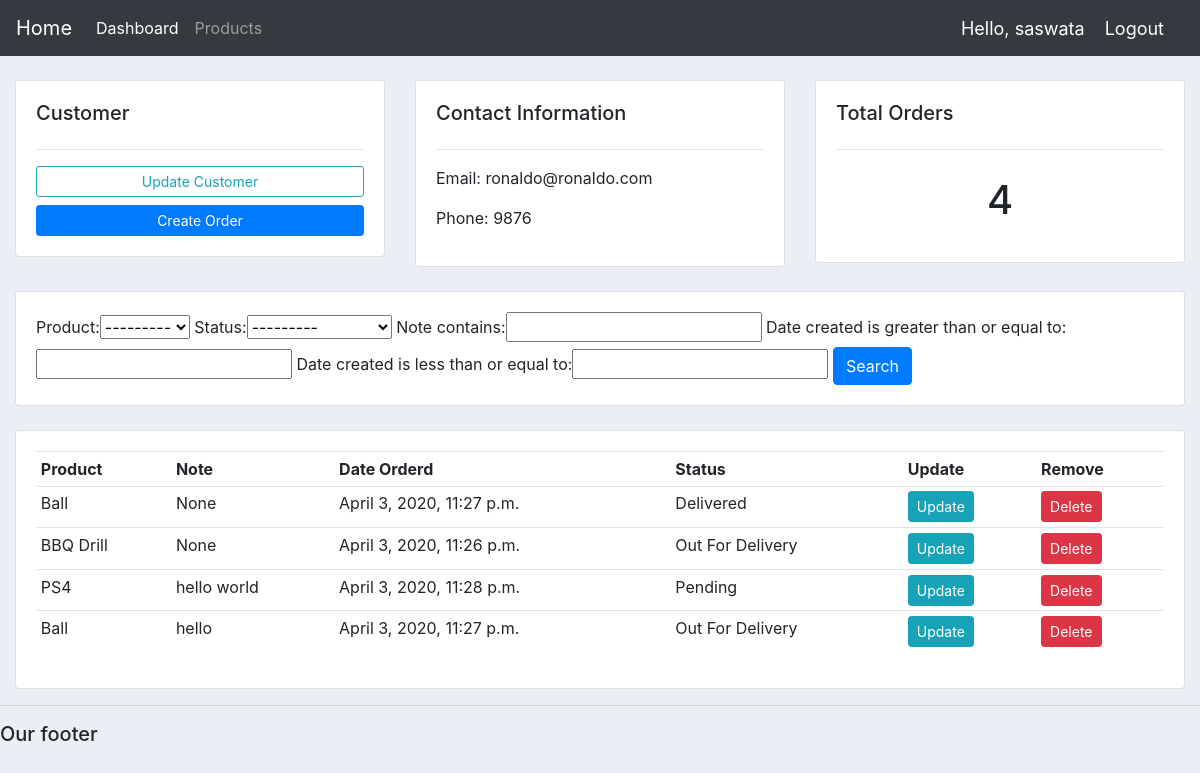
The page /customer/3/ (signed in) on the database its author committed.
### accounts/models.py (models this page shows, shortened)
class Customer (models.Model):
    user = models.OneToOneField(User, null=True, blank=True, on_delete=models.CASCADE)
    name = models.CharField(max_length=200, null=True)
    phone = models.CharField(max_length=200, null=True)
    email = models.EmailField(null=True)
    profile_pic = models.ImageField(default="logo.png",null=True, blank=True)
    date_created = models.DateTimeField(auto_now_add=True, null=True)

class Order (models.Model):
    STATUS = (
        ('Pending', 'Pending'),
        ('Out For Delivery', 'Out For Delivery'),
        ('Delivered', 'Delivered')
    )
    customer = models.ForeignKey(Customer, null=True, on_delete=models.SET_NULL)
    product = models.ForeignKey(Product, null=True, on_delete=models.SET_NULL)
    date_created = models.DateTimeField(auto_now_add=True, null=True)
    status = models.CharField(choices=STATUS, max_length=200, null=True)
    note = models.CharField(max_length=2000, null=True)

class Product (models.Model):
    CATEGORY = (
        ('Indoor', 'Indoor'),
        ('Outdoor', 'Outdoor'),
    )
    name = models.CharField(max_length=200, null=True)
    price = models.FloatField(null=True)
    category = models.CharField(max_length=200, null=True, choices=CATEGORY)
    description = models.CharField(max_length=200, null=True, blank=True)
    date_created = models.DateTimeField(auto_now_add=True, null=True)
    tag = models.ManyToManyField(Tag)
    def __str__(self):
        return self.name

### accounts/decorators.py (the view)
        def wrapper_func (request, *args, **kwargs):
            group = None
            if request.user.groups.exists():
                group = request.user.groups.all()[0].name
            if group in allowed_roles:
                return view_func(request, *args, **kwargs)
            else:
                return HttpResponse('you\'re not authorized to view this page')

### accounts/views.py (called while the page is built)
@login_required(login_url = 'login')
@allowed_users(allowed_roles = ['admin'])
def customer(request,pk):
	model_customer= Customer.objects.get(id=pk)
	exactly_this_customers_orders = model_customer.order_set.all()
	total_orders = exactly_this_customers_orders.count()
	myfilter = OrderFilter(request.GET, queryset = exactly_this_customers_orders)
	orders = myfilter.qs
	context = {
		'model_customer' : model_customer,
		'orders' : orders,
		'total_orders' : total_orders,
		'myfilter' : myfilter,
	}
	return render(request, 'accounts/customer.html',context)

### accounts/templates/accounts/customer.html
{%  extends 'accounts/main.html' %}
{% block content %}
	<br>
<div class="row">
	<div class="col-md">
		<div class="card card-body">
			<h5>Customer</h5>
			<hr>
			<a class="btn btn-outline-info  btn-sm btn-block" href="">Update Customer</a>
			<a class="btn btn-primary  btn-sm btn-block" href="{% url 'createOrder' model_customer.id%}">Create Order</a>
		</div>
	</div>
	<div class="col-md">
		<div class="card card-body">
			<h5>Contact Information</h5>
			<hr>
			<p>Email: {{model_customer.email}}</p>
			<p>Phone: {{model_customer.phone}}</p>
		</div>
	</div>
	<div class="col-md">
		<div class="card card-body">
			<h5>Total Orders</h5>
			<hr>
			<h1 style="text-align: center;padding: 10px">{{total_orders}}</h1>
		</div>
	</div>
</div>
<br>
<div class="row">
	<div class="col">
		<div class="card card-body">
			<form method="get">
				{{myfilter.form}}
		    <button class="btn btn-primary" type="submit">Search</button>
		  </form>
		</div>
	</div>
</div>
<br>
<div class="row">
	<div class="col-md">
		<div class="card card-body">
			<table class="table table-sm">
				<tr>
					<th>Product</th>
					<th>Note</th>
					<th>Date Orderd</th>
					<th>Status</th>
					<th>Update</th>
					<th>Remove</th>
				</tr>
				{% for i in orders %}
					<tr>
						<td>{{i.product.name}}</td>
						<td>{{i.note}}</td>
						<td>{{i.product.date_created}}</td>
						<td>{{i.status}}</td>
						<td> <a class='btn btn-sm btn-info' href="{% url 'updateOrder' i.id %}">Update</a> </td>
						<td> <a class='btn btn-sm btn-danger' href="{% url 'deleteOrder' i.id %}">Delete</a> </td>
					</tr>
				{% endfor %}
			</table>
		</div>
	</div>
</div>
{% endblock %}

### accounts/templates/accounts/navbar.html (shortened to what this page needs)
{% load static %}
<nav class="navbar navbar-expand-lg navbar-dark bg-dark">
  <a class="navbar-brand" href="{% url 'home' %}">Home</a>
  <div class="collapse navbar-collapse" id="navbarNav">
    <ul class="navbar-nav">
      {% if request.user.is_staff %}
        <li class="nav-item active">
          <a class="nav-link" href="{% url 'home' %}">Dashboard</a>
        </li>
        <li class="nav-item">
          <a class="nav-link" href="{% url 'products' %}">Products</a>
        </li>
        {% else %}
        <li class="nav-item">
         <a class="nav-link" href="{% url 'account' %}">Settings</a>
       </li>
      {% endif %}
    </ul>
  </div>
  <span class="hello-msg">Hello, {{request.user}}</span>
  <span ><a  class="hello-msg" href="{% url 'logout' %}">Logout</a></span>
</nav>

### static/css/main.css (style rules this page uses)
body { background-color: #ebeff5; }

### accounts/templates/accounts/navbar.html (style rules this page uses)
.hello-msg { font-size: 18px; color: #fff; margin-right: 20px; }

### rows shown on the page
Customer: email "ronaldo@ronaldo.com", phone "9876"
Order: product.name "Ball", note "None", product.date_created "April 3, 2020, 11:27 p.m.", status "Delivered"
Order: product.name "BBQ Drill", note "None", product.date_created "April 3, 2020, 11:26 p.m.", status "Out For Delivery"
Order: product.name "PS4", note "hello world", product.date_created "April 3, 2020, 11:28 p.m.", status "Pending"
Order: product.name "Ball", note "hello", product.date_created "April 3, 2020, 11:27 p.m.", status "Out For Delivery"

### other values the page prints
{{ request.user }} "saswata"
{{ total_orders }} "4"
